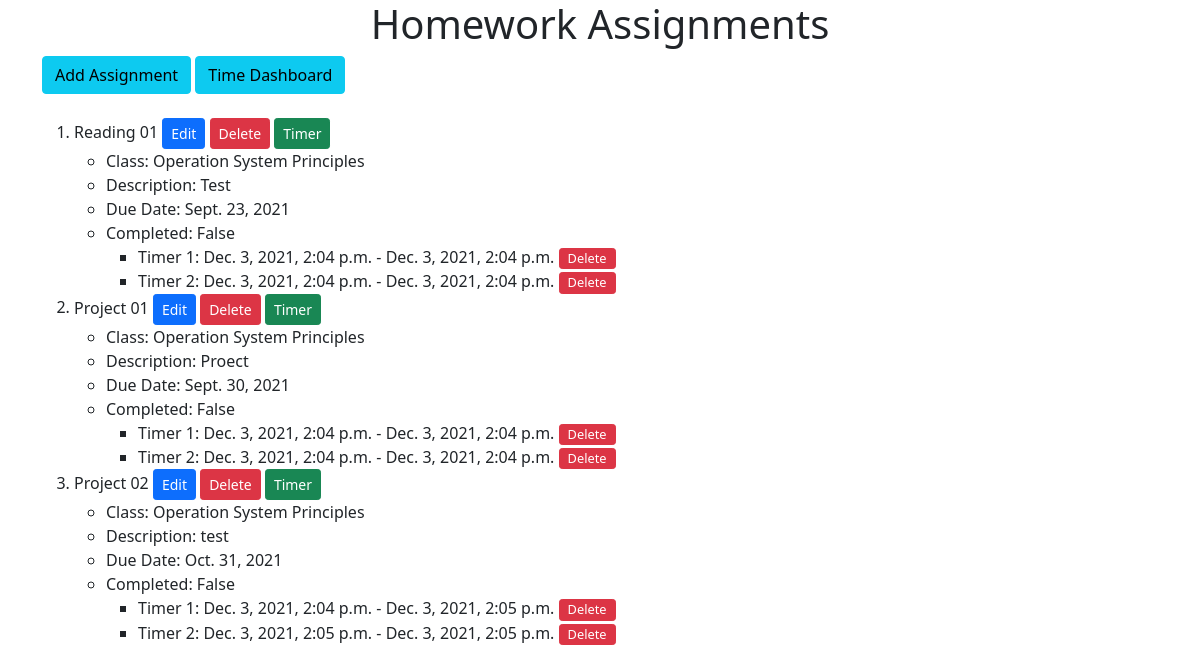
Before: / with the older database file.
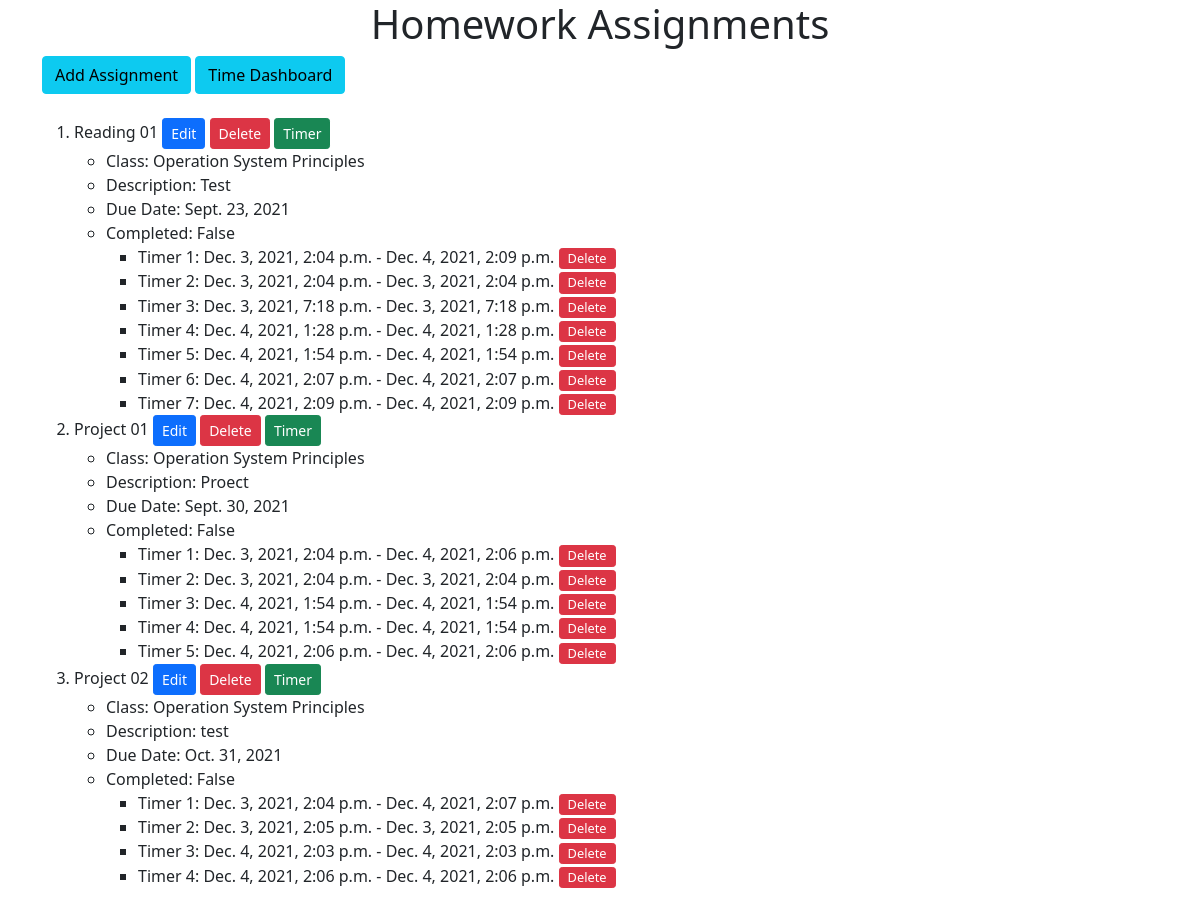
After: the same page with the newer database file.
### homework_api/models.py (models this page shows, shortened)
class Assignment(models.Model):
    name = models.CharField(max_length=50)
    due_date = models.DateField()
    class_name = models.CharField(max_length=50)
    description = models.TextField()
    completed = models.BooleanField()

class Timer(models.Model):
    assignment = models.ForeignKey(
        'Assignment', on_delete=models.CASCADE, related_name='timers')
    begin = models.DateTimeField()
    end = models.DateTimeField()

### homework_api/views.py (the view)
# urls.py: path('', views.IndexView.as_view(), name='index'),
class IndexView(ListView):
    template_name = 'homework_api/index.html'
    context_object_name = 'assignment_list'
    def get_queryset(self):
        return Assignment.objects.order_by('due_date')

### homework_api/templates/homework_api/index.html (shortened to what this page needs)
<!DOCTYPE html>
<html>
<head>
	<link href="https://cdn.jsdelivr.net/npm/bootstrap@5.1.1/dist/css/bootstrap.min.css" rel="stylesheet"
>
</head>
<body>
	<div class='text-center'>
		<h1>Homework Assignments</h1>
	</div>
	<div class='container'>
		<div>
			<button class='btn btn-info' onclick="location.href='/create'">Add Assignment</button>
			<button class='btn btn-info' onclick="location.href='/timemanagement'">Time Dashboard</button>
			<br></br>
		</div>
		<div>
			{% if assignment_list %}
			<ol>
				{% for assignment in assignment_list %}
				<li>
					{{ assignment.name }}
					<button class='btn btn-primary btn-sm'
						onclick="location.href='{{assignment.id}}/update'">Edit</button>
					<button class='btn btn-danger btn-sm'
						onclick="location.href='{{assignment.id}}/delete'">Delete</button>
					<button class='btn btn-success btn-sm'
						onclick="location.href='{{assignment.id}}/timer'">Timer</button>
					<ul>
						<li> Class: {{ assignment.class_name }}
						<li> Description: {{ assignment.description }}
						<li> Due Date: {{ assignment.due_date }}
						<li> Completed: {{ assignment.completed }}
							{% if assignment.timers.all %}
							<ul>
								{% for timer in assignment.timers.all %}
								<li> Timer {{ forloop.counter }}: {{ timer.begin}} - {{timer.end }}
									<button class='btn btn-danger btn-sm py-0' style='font-size: 0.8em;'
										onclick="location.href='{{assignment.id}}/timer/{{timer.id}}'">Delete</button>
									{% endfor %}
							</ul>
							{% endif %}
					</ul>
					{% endfor %}
			</ol>
			{% else %}
			<p>No assignments are available.</p>
			{% endif %}
		</div>
	</div>
</body>
</html>

Changed rows visible on the page:
changed Timer (number 1 of 16 on the later page): end "Dec. 3, 2021, 2:04 p.m." → "Dec. 4, 2021, 2:09 p.m."
added Timer: begin "Dec. 3, 2021, 7:18 p.m.", end "Dec. 3, 2021, 7:18 p.m.", shown under Assignment "Reading 01"
added Timer: begin "Dec. 4, 2021, 1:28 p.m.", end "Dec. 4, 2021, 1:28 p.m.", shown under Assignment "Reading 01"
added Timer: begin "Dec. 4, 2021, 1:54 p.m.", end "Dec. 4, 2021, 1:54 p.m.", shown under Assignment "Reading 01"
added Timer: begin "Dec. 4, 2021, 2:07 p.m.", end "Dec. 4, 2021, 2:07 p.m.", shown under Assignment "Reading 01"
added Timer: begin "Dec. 4, 2021, 2:09 p.m.", end "Dec. 4, 2021, 2:09 p.m.", shown under Assignment "Reading 01"
changed Timer (number 8 of 16 on the later page): end "Dec. 3, 2021, 2:04 p.m." → "Dec. 4, 2021, 2:06 p.m."
added Timer: begin "Dec. 4, 2021, 1:54 p.m.", end "Dec. 4, 2021, 1:54 p.m.", shown under Assignment "Project 01"
added Timer: begin "Dec. 4, 2021, 1:54 p.m.", end "Dec. 4, 2021, 1:54 p.m.", shown under Assignment "Project 01"
added Timer: begin "Dec. 4, 2021, 2:06 p.m.", end "Dec. 4, 2021, 2:06 p.m.", shown under Assignment "Project 01"
changed Timer (number 13 of 16 on the later page): end "Dec. 3, 2021, 2:05 p.m." → "Dec. 4, 2021, 2:07 p.m."
added Timer: begin "Dec. 4, 2021, 2:03 p.m.", end "Dec. 4, 2021, 2:03 p.m.", shown under Assignment "Project 02"
added Timer: begin "Dec. 4, 2021, 2:06 p.m.", end "Dec. 4, 2021, 2:06 p.m.", shown under Assignment "Project 02"
